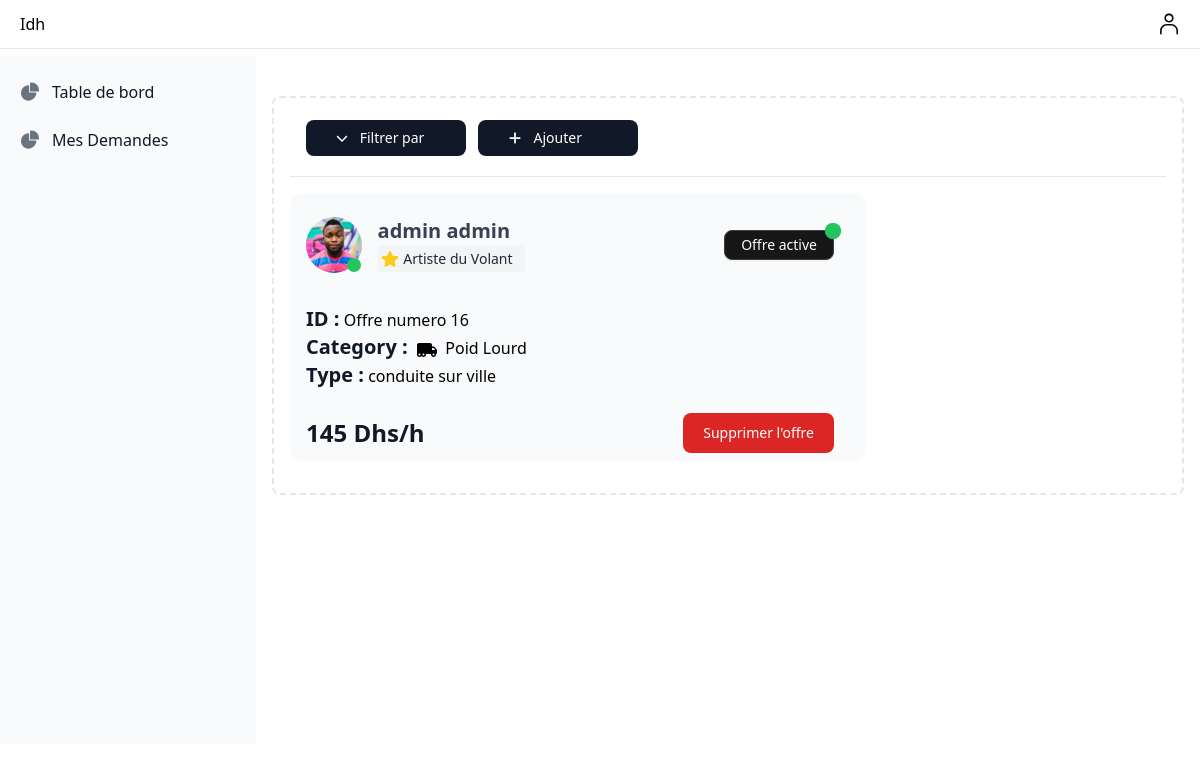
Screenshot of /my_dashboard/my_offers (signed in) with the database file from the repository.
### app/models.py (models this page shows, shortened)
class Driving_offer(models.Model):
    conduite_de_base='conduite de base'
    conduite_sur_ville='conduite sur ville'
    conduite_sur_circuit='conduite sur circuit'
    driving_offer_CHOICES=[
        (conduite_de_base,'conduite de base'),
        (conduite_sur_ville,'conduite sur ville'),
        (conduite_sur_circuit,'conduite sur circuit'),
    ]
    driver=models.ForeignKey(Driver,on_delete=models.CASCADE,null=True)
    offer_type=models.CharField(max_length=30,choices=driving_offer_CHOICES)
    price_per_hour=models.IntegerField(null=True)
    is_active=models.BooleanField(null=True,default=False)

class Driver(models.Model):
    CAR = 'Voiture'
    MOTO = 'Moto'
    POIDS_LOURD = 'Poids Lourd'
    VEHICLE_CHOICES = [
        (CAR ,'Voiture'),
        (MOTO ,'Moto'),
        (POIDS_LOURD ,'Poids lourd'),
    ]
    Artiste_du_Volant='Artiste du Volant'
    Maitre_Conducteur='Maitre Conducteur'
    Expert_au_Volant='Expert au Volant'
    LEVEL_CHOICES=[
        (Artiste_du_Volant, 'Artiste du Volant'),
        (Maitre_Conducteur, 'Maitre Conducteur'),
        (Expert_au_Volant, 'Expert au Volant'),
    ]
    user=models.OneToOneField(User,on_delete=models.CASCADE,null=True)
    level=models.CharField(max_length=20,choices=LEVEL_CHOICES,null=True)
    is_driver=models.BooleanField(null=True)
    vehicle = models.CharField(max_length=20, choices=VEHICLE_CHOICES,null=True)

class User_otherfields(models.Model):
    user=models.OneToOneField(User,on_delete=models.CASCADE,null=True)
    profile_image=models.ImageField(upload_to="static" , null=True)
    cni=models.CharField(max_length=10,blank=True)

### sfe/views.py (the view)
# urls.py: path('my_dashboard/my_offers',views.driver_offers,name="my_dash/my_offers"),
def driver_offers(request):
    current_d=request.user.driver
    driving_offers=Driving_offer.objects.filter(driver=current_d)
    context={
        'driving_offers':driving_offers,
    }
    return render(request,"driver/driver_offers.html",context)

### templates/driver/driver_offers.html (shortened to what this page needs)
{% extends 'user/my_dash.html' %}
{% load static %}
{% block content %}
<div class="p-4 sm:ml-64 ">
  {% include 'msg/msg.html' %}
          <div class="p-4 border-2 border-gray-200 border-dashed rounded-lg  ">
                    <div class="px-4 bg-white block sm:flex items-center justify-between border-b border-gray-200 lg:mt-1.5">
                              <div class="w-full mb-1">
                                  <div class="mb-4">
                                      <div class="flex items-center ml-auto space-x-2 sm:space-x-3">
                                          <button id="dropdownActionButton" data-dropdown-toggle="dropdownAction" class="bg-gray-900 w-40 inline-flex items-center justify-center   py-2 text-sm font-medium text-center text-white rounded-lg bg-primary-700 hover:bg-primary-800 px-2">
                                          <p class="px-3">Filtrer par</p>
                                          </button>
                                          <button  data-modal-target="add-user-modal" data-modal-toggle="add-user-modal" class="bg-gray-900 inline-flex items-center justify-center w-40 py-2 text-sm font-medium text-center text-white rounded-lg bg-primary-700 hover:bg-primary-800 px-2">
                                            <p class="px-3">Ajouter&nbsp&nbsp&nbsp&nbsp</p>
                                        </button>
                                      </div>
                                  </div>
                              </div>
                            </div>
                            {% for i in driving_offers  %}
                            <div
                            class="inline-block my-4  w-full max-w-[36rem]  rounded-xl bg-gray-50 px-4 py-2  z-10 ">
                            <div
                              class="relative flex items-center gap-4 pt-0 pb-8 mx-0 mt-4 overflow-hidden text-gray-700  shadow-none   z-10">
                                <div class="relative inline-flex">
                                  <img
                                    src="{{i.driver.user.user_otherfields.profile_image.url}}"
                                    alt="profile picture"
                                    class="inline-block relative object-cover object-center !rounded-full w-16 h-14 " />
                                    {% if i.driver.user.is_active is True %}
                                    <span
                                    class="absolute min-w-[14px] min-h-[14px] rounded-full py-1 px-1 text-xs font-medium content-[''] leading-none grid place-items-center bottom-[14%] right-[14%] translate-x-2/4 translate-y-2/4 bg-green-500 text-white">
                                  </span>
                                  {% else %}
                                  <span
                                  class="absolute min-w-[14px] min-h-[14px] rounded-full py-1 px-1 text-xs font-medium content-[''] leading-none grid place-items-center bottom-[14%] right-[14%] translate-x-2/4 translate-y-2/4 bg-red-500 text-white">
                                </span>
                                    {% endif %}
                                </div>
                              <div class="flex w-full flex-col gap-0.5">
                                <div class="flex items-center justify-between">
                                  <h5
                                    class="block font-sans text-xl antialiased font-semibold leading-snug tracking-normal text-blue-gray-900">
                                    {{i.driver.user.last_name}} {{i.driver.user.first_name}}<br>
                                    {% if i.driver.level == 'Artiste du Volant' %}
                                    <div class=" text-base font-medium text-gray-900 whitespace-nowrap my-1">
                                     <span class="bg-gray-100 text-gray-800 text-sm font-medium me-2 py-1 pr-1 pl-0.5 rounded  ">
                                             <p class="me-2 inline-block ">Artiste du Volant</p>
                                     </span>
                                   </div>
                                    {% endif %}
                                  </h5>
                                  <div class="flex items-center gap-0 ">
                                    {% if i.is_active is True %}
                                    <button type="button" class="m-1 ms-0 mr-4 relative py-1 px-4 inline-flex items-center gap-x-2 text-sm font-medium rounded-lg border  shadow-sm disabled:opacity-50 bg-neutral-900 border-neutral-700 text-white hover:bg-neutral-800 z-50">
                                        <a  class="hover:opacity-0">Offre active</a>
                                     <span class="flex absolute top-0 end-0 -mt-2 -me-2">
                                       <span class="relative inline-flex text-xs bg-green-500 text-white rounded-full py-2 px-2">
                                       </span>
                                     </span>
                                   </button>
                                    {% endif %}
                                  </div>
                                </div>
                              </div>
                            </div>
                            <div class="p-0 mb-6">
                              <p class="block font-sans text-base antialiased font-light leading-relaxed text-inherit">
                                <p class="inline-block text-xl font-bold text-gray-900">
                                   ID :
                                </p> Offre numero {{i.id}}
                               </p>
                              <p class="inline-block text-xl font-bold text-gray-900">Category :&nbsp;  </p>
                              <div class="inline-block">
                                <p class="block font-sans text-base antialiased font-light leading-relaxed text-inherit">
                                  <p class="block font-sans text-base antialiased font-light leading-relaxed text-blue-gray-900">
                                    {% if i.driver.vehicle == "Voiture" %}
                                    <td class="text-base font-medium text-gray-900 whitespace-nowrap ">
                                      <svg xmlns="http://www.w3.org/2000/svg" class="inline-block w-5 mr-1" viewBox="0 0 640 512"><path d="M171.3 96H224v96H111.3l30.4-75.9C146.5 104 158.2 96 171.3 96zM272 192V96h81.2c9.7 0 18.9 4.4 25 12l67.2 84H272zm256.2 1L428.2 68c-18.2-22.8-45.8-36-75-36H171.3c-39.3 0-74.6 23.9-89.1 60.3L40.6 196.4C16.8 205.8 0 228.9 0 256V368c0 17.7 14.3 32 32 32H65.3c7.6 45.4 47.1 80 94.7 80s87.1-34.6 94.7-80H385.3c7.6 45.4 47.1 80 94.7 80s87.1-34.6 94.7-80H608c17.7 0 32-14.3 32-32V320c0-65.2-48.8-119-111.8-127zM434.7 368a48 48 0 1 1 90.5 32 48 48 0 1 1 -90.5-32zM160 336a48 48 0 1 1 0 96 48 48 0 1 1 0-96z"/></svg>
                                      Voiture
                                    </td>
                                    {% else %}
                                    <td class="text-base font-medium text-gray-900 whitespace-nowrap ">
                                      Poid Lourd
                                    </td>
                                    {% endif %}
                               </p>
                                </p>
                              </div>
                              <p class="block font-sans text-base antialiased font-light leading-relaxed text-inherit">
                               <p class="inline-block text-xl font-bold text-gray-900">
                                  Type :
                               </p> {{i.offer_type}}
                              </p>
                            </div>
                            <div class="flex items-center justify-between">
                              <span class="text-2xl font-bold text-gray-900 ">{{i.price_per_hour}} Dhs/h</span>
                              <button  data-modal-target="popup-modal-{{i.id}}" data-modal-toggle="popup-modal-{{i.id}}" class="text-white bg-red-600 hover:bg-red-700 transition focus:ring-4 focus:outline-none mr-4 font-medium rounded-lg text-sm px-5 py-2.5 text-center ">Supprimer l'offre</button>
                            </div>
                          </div>
                            {% endfor %}
 </div>
        </div>
      </div>
{% endblock content %}

### rows the page displays
Driving_offer: driver.user.user_otherfields.profile_image (picture), driver.user.last_name "admin", driver.user.first_name "admin", shows "Artiste du Volant", is_active "Offre active", id "16", shows "Poid Lourd", offer_type "conduite sur ville", price_per_hour "145"
